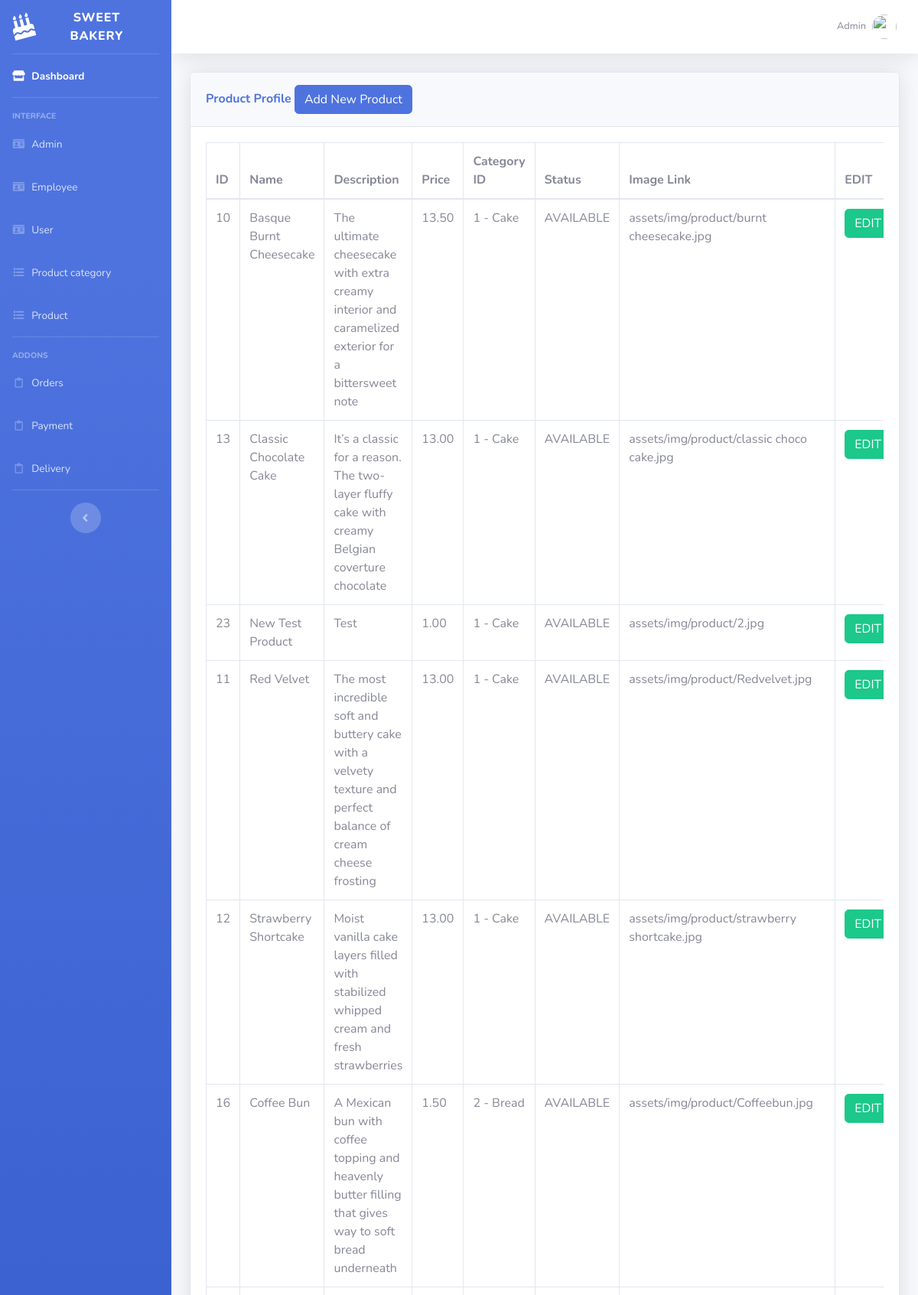
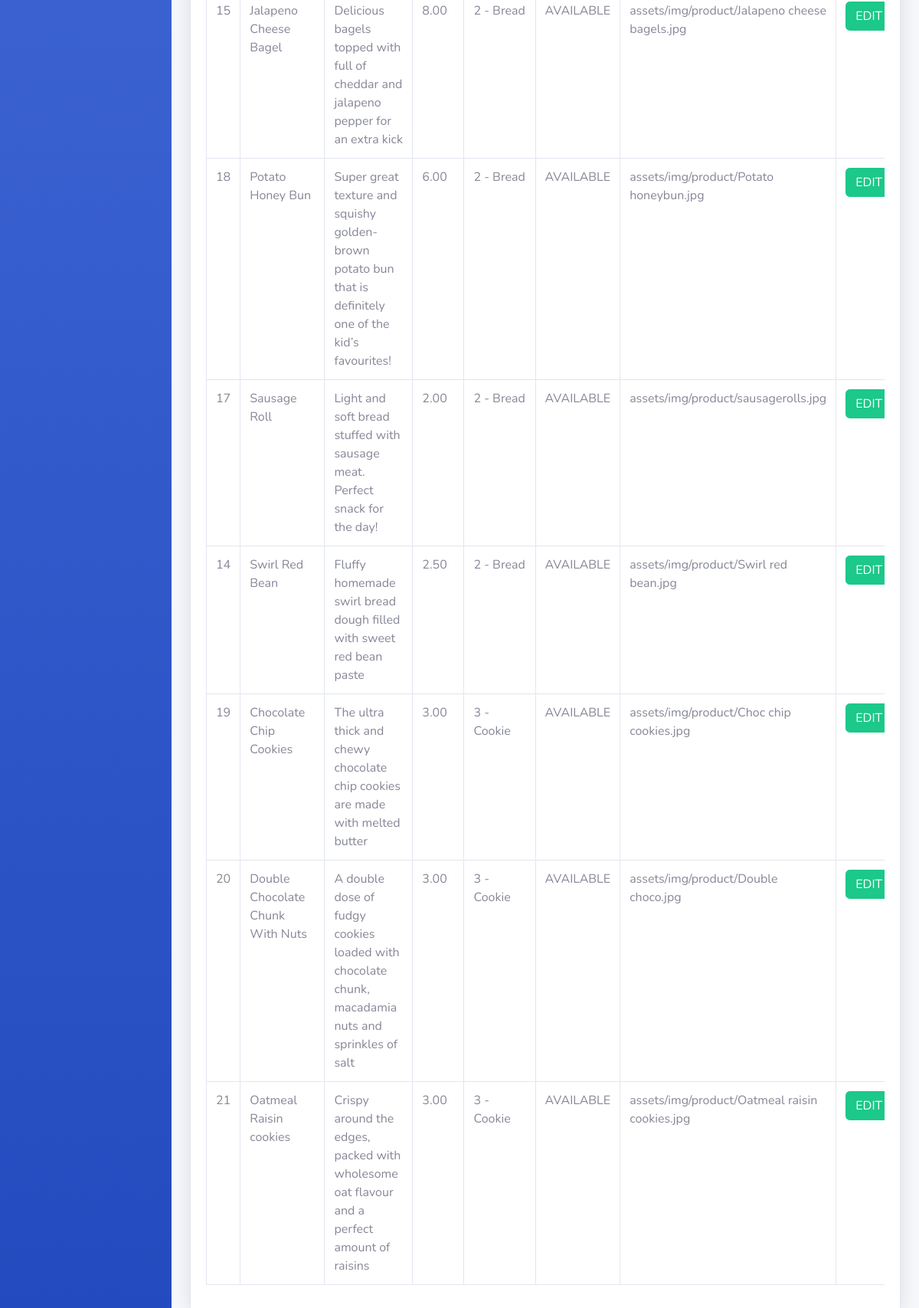
The app's page /admin/product.php (upper part) with its own data (2 pictures, top to bottom).
### tables this page shows
CREATE TABLE `product` (
  `product_id` int(11) NOT NULL,
  `product_name` varchar(50) NOT NULL,
  `product_description` varchar(255) DEFAULT NULL,
  `product_price` decimal(10,2) NOT NULL,
  `product_category_id` int(11) NOT NULL,
  `product_status` char(255) NOT NULL DEFAULT 'AVAILABLE',
  `product_image` char(255) DEFAULT NULL
);

CREATE TABLE `product_category` (
  `product_category_id` int(11) NOT NULL,
  `product_category_name` char(50) NOT NULL,
  `product_category_image` varchar(255) NOT NULL,
  `product_category_status` char(50) DEFAULT NULL
);

### admin/product.php (the view, shortened to what this page needs)
<?php
include('includes/header.php');
include('includes/navbar.php');
$result = mysqli_query($connect,"SELECT * FROM product ORDER BY product_category_id, product_name ASC");
?>
<div class="container-fluid">
<div class="card shadow mb-4">
  <div class="card-header py-3">
    <h6 class="m-0 font-weight-bold text-primary">Product Profile
            <button type="button" class="btn btn-primary" data-toggle="modal" data-target="#addadminprofile">
              Add New Product
            </button>
    </h6>
  </div>
  <div class="card-body">
    <div class="table-responsive">
      <table class="table table-bordered" id="dataTable" width="100%" cellspacing="0">
        <thead>
          <tr>
            <th>ID </th>
            <th>Name </th>
            <th>Description </th>
            <th>Price</th>
            <th>Category ID</th>
            <th>Status</th>
            <th>Image Link</th>
            <th>EDIT </th>
          </tr>
        </thead>
        <tbody>
		  <?php
		    if(mysqli_num_rows($result)>0){
				while($row = mysqli_fetch_assoc($result)){
					$getCategoryName = mysqli_fetch_row(mysqli_query($connect, "SELECT product_category_name FROM product_category WHERE product_category_id='".$row['product_category_id']."'"));
				  ?>
				  <tr>
					<td><?php echo $row['product_id'];?></td>
					<td><?php echo $row['product_name'];?></td>
					<td><?php echo $row['product_description'];?></td>
					<td><?php echo $row['product_price'];?></td>
					<td><?php echo $row['product_category_id']." - ".$getCategoryName[0];?></td>
					<td><?php echo $row['product_status'];?></td>
					<td><?php echo $row['product_image'];?></td>
					<td>
					  <form action="product_edit.php?edit&prodid=<?php echo $row['product_id']; ?>" method="post">
						<button type="submit" name="edit_btn" class="btn btn-success"> EDIT</button>
					  </form>
					</td>
				  </tr>
			<?php
				}
			}
		  ?>
        </tbody>
      </table>
    </div>
  </div>
</div>
</div>
<?php
include('includes/footer.php');
?>

### records on screen
product: product_id "10", product_name "Basque Burnt Cheesecake", product_description "The ultimate cheesecake with extra creamy interior and caramelized exterior for a bittersweet note", product_price "13.50", product_category "1", product_category.product_category_name "Cake", product_status "AVAILABLE", product_image "assets/img/product/burnt cheesecake.jpg"
product: product_id "13", product_name "Classic Chocolate Cake", product_description "It’s a classic for a reason. The two-layer fluffy cake with creamy Belgian coverture chocolate", product_price "13.00", product_category "1", product_category.product_category_name "Cake", product_status "AVAILABLE", product_image "assets/img/product/classic choco cake.jpg"
product: product_id "23", product_name "New Test Product", product_description "Test", product_price "1.00", product_category "1", product_category.product_category_name "Cake", product_status "AVAILABLE", product_image "assets/img/product/2.jpg"
product: product_id "11", product_name "Red Velvet", product_description "The most incredible soft and buttery cake with a velvety texture and perfect balance of cream cheese frosting", product_price "13.00", product_category "1", product_category.product_category_name "Cake", product_status "AVAILABLE", product_image "assets/img/product/Redvelvet.jpg"
product: product_id "12", product_name "Strawberry Shortcake", product_description "Moist vanilla cake layers filled with stabilized whipped cream and fresh strawberries", product_price "13.00", product_category "1", product_category.product_category_name "Cake", product_status "AVAILABLE", product_image "assets/img/product/strawberry shortcake.jpg"
product: product_id "16", product_name "Coffee Bun", product_description "A Mexican bun with coffee topping and heavenly butter filling that gives way to soft bread underneath", product_price "1.50", product_category "2", product_category.product_category_name "Bread", product_status "AVAILABLE", product_image "assets/img/product/Coffeebun.jpg"
product: product_id "15", product_name "Jalapeno Cheese Bagel", product_description "Delicious bagels topped with full of cheddar and jalapeno pepper for an extra kick", product_price "8.00", product_category "2", product_category.product_category_name "Bread", product_status "AVAILABLE", product_image "assets/img/product/Jalapeno cheese bagels.jpg"
product: product_id "18", product_name "Potato Honey Bun", product_description "Super great texture and squishy golden-brown potato bun that is definitely one of the kid’s favourites!", product_price "6.00", product_category "2", product_category.product_category_name "Bread", product_status "AVAILABLE", product_image "assets/img/product/Potato honeybun.jpg"
product: product_id "17", product_name "Sausage Roll", product_description "Light and soft bread stuffed with sausage meat. Perfect snack for the day!", product_price "2.00", product_category "2", product_category.product_category_name "Bread", product_status "AVAILABLE", product_image "assets/img/product/sausagerolls.jpg"
product: product_id "14", product_name "Swirl Red Bean", product_description "Fluffy homemade swirl bread dough filled with sweet red bean paste", product_price "2.50", product_category "2", product_category.product_category_name "Bread", product_status "AVAILABLE", product_image "assets/img/product/Swirl red bean.jpg"
product: product_id "19", product_name "Chocolate Chip Cookies", product_description "The ultra thick and chewy chocolate chip cookies are made with melted butter", product_price "3.00", product_category "3", product_category.product_category_name "Cookie", product_status "AVAILABLE", product_image "assets/img/product/Choc chip cookies.jpg"
product: product_id "20", product_name "Double Chocolate Chunk With Nuts", product_description "A double dose of fudgy cookies loaded with chocolate chunk, macadamia nuts and sprinkles of salt", product_price "3.00", product_category "3", product_category.product_category_name "Cookie", product_status "AVAILABLE", product_image "assets/img/product/Double choco.jpg"
product: product_id "21", product_name "Oatmeal Raisin cookies", product_description "Crispy around the edges, packed with wholesome oat flavour and a perfect amount of raisins", product_price "3.00", product_category "3", product_category.product_category_name "Cookie", product_status "AVAILABLE", product_image "assets/img/product/Oatmeal raisin cookies.jpg"
